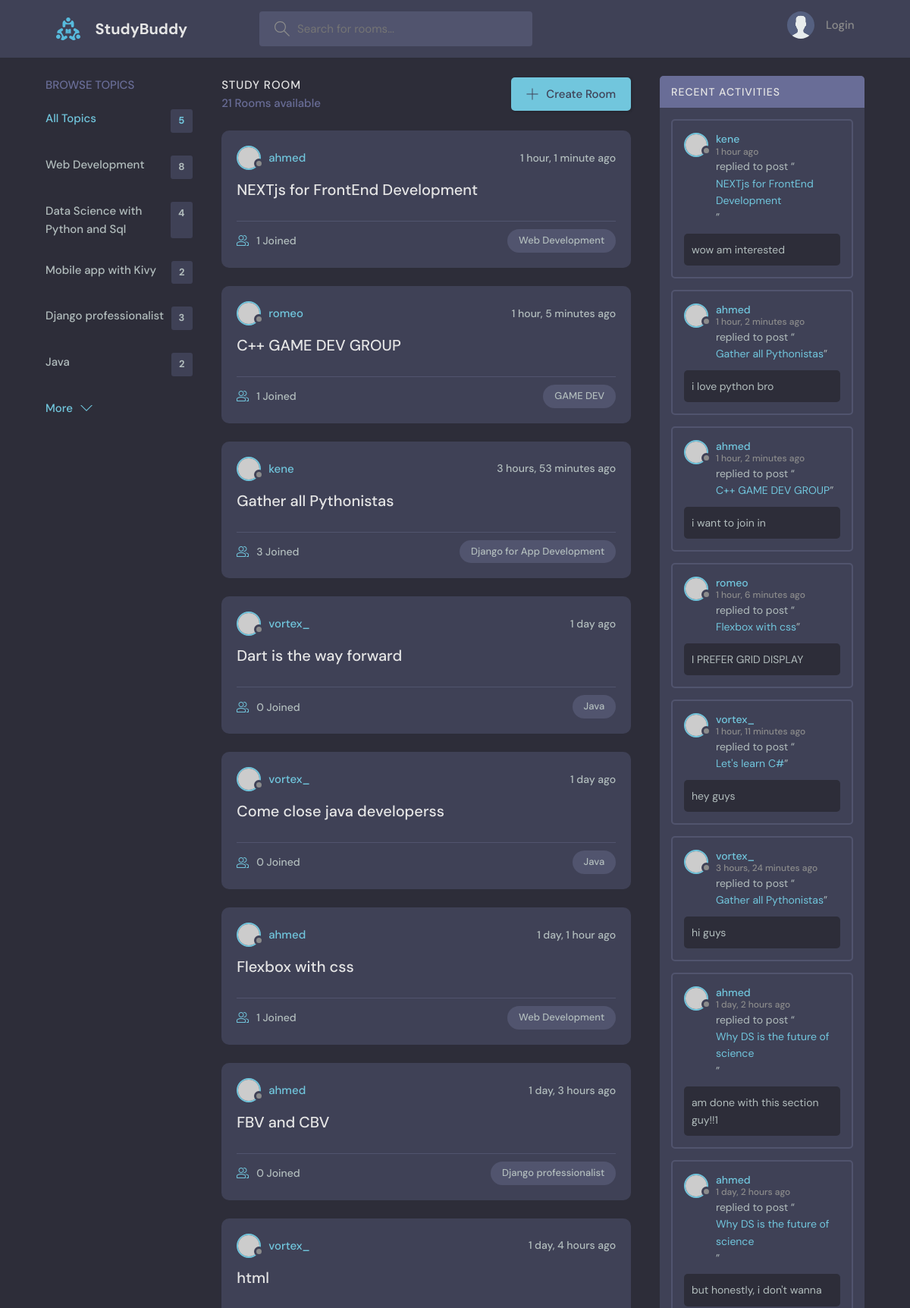
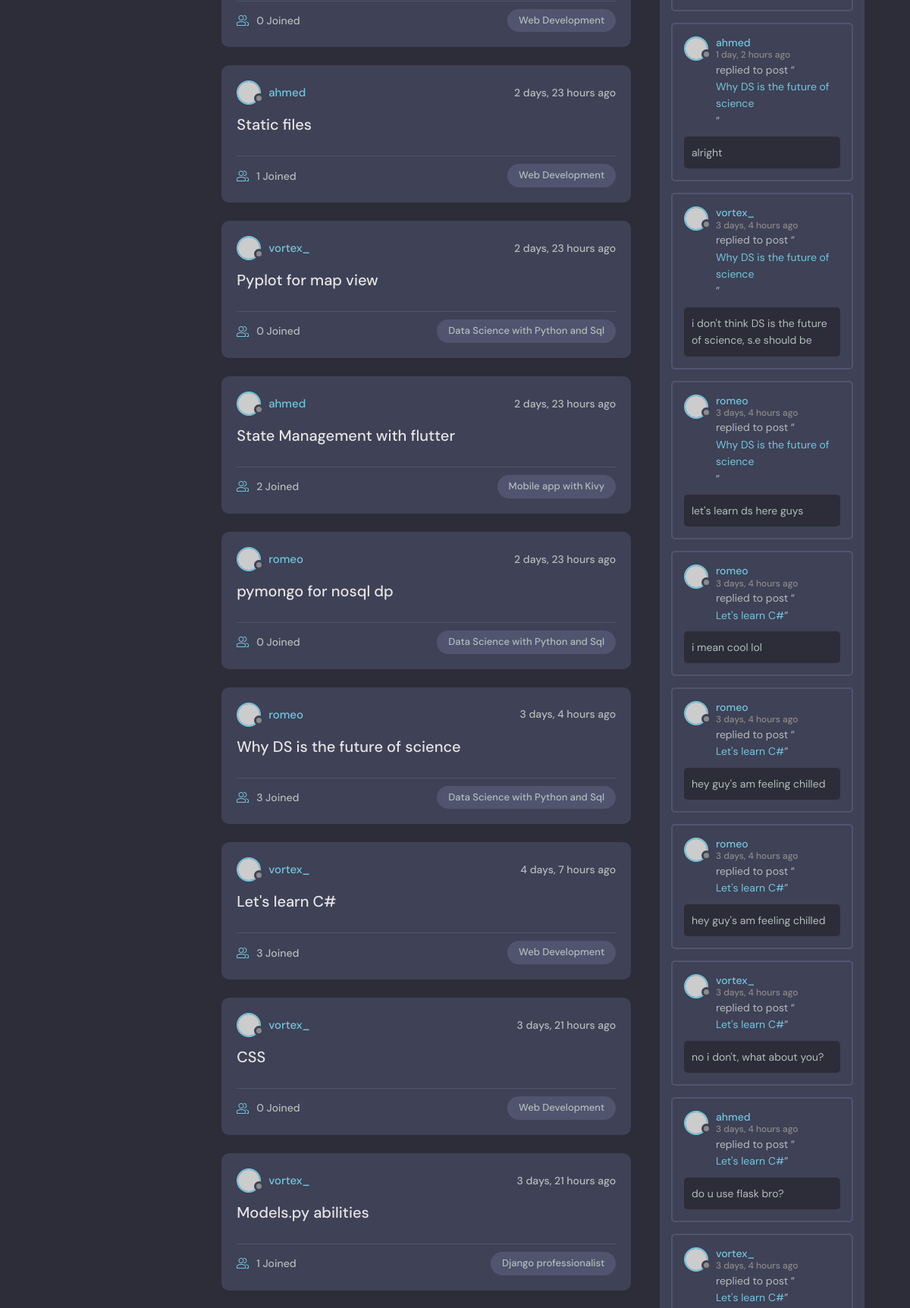
The page / (upper part) on the database its author committed (2 pictures, top to bottom).
### baseapp/models.py (models this page shows, shortened)
class Topic(models.Model):
    name = models.CharField(max_length=300)
    def __str__(self):
        return self.name

class Room(models.Model):
    host = models.ForeignKey(User, on_delete=models.SET_NULL, null=True)
    topic = models.ForeignKey(Topic, on_delete=models.SET_NULL, null=True)
    name = models.CharField(max_length=200)
    description = models.TextField(null=True, blank=True)
    created = models.DateTimeField(auto_now_add=True)
    updated = models.DateTimeField(auto_now=True)
    participants = models.ManyToManyField(User, related_name='participants', blank=True)
    class Meta:
        ordering = ['-updated', '-created']

class Message(models.Model):
    user = models.ForeignKey(User, on_delete=models.CASCADE)
    room = models.ForeignKey(Room, on_delete=models.CASCADE)
    body = models.TextField()
    created = models.DateTimeField(auto_now_add=True)
    updated = models.DateTimeField(auto_now=True)
    def __str__(self):
        return self.body[0:60]
    class Meta:
        ordering = ['-updated', '-created']

### baseapp/views.py (the view)
# urls.py: path("", views.home, name="home"),
def home(request):
    q = request.GET.get('q') if request.GET.get('q') != None else ''
    rooms = Room.objects.filter(
        Q(topic__name__icontains=q) |
        Q(description__icontains=q) |
        Q(name__icontains=q)
    )
    room_count = rooms.count()
    topics = Topic.objects.all() [0:5]
    room_messages = Message.objects.filter(Q(room__topic__name__icontains=q))
    context = {'rooms' : rooms, 'topics': topics, 'room_count': room_count, "room_messages": room_messages}
    return render(request, 'baseapp/index.html', context)

### baseapp/templates/baseapp/index.html (shortened to what this page needs)
{% extends 'main.html' %}
{%block content %}
    <main class="layout layout--3">
      <div class="container">
        <div class="topics">
          <div class="topics__header">
            <h2>Browse Topics</h2>
          </div>
          <ul class="topics__list">
            {%include 'baseapp/topics_component.html' %}
          </ul>
          <a class="btn btn--link" href="{%url 'topic' %}">
            More
            <svg version="1.1" xmlns="http://www.w3.org/2000/svg" width="32" height="32" viewBox="0 0 32 32">
              <title>chevron-down</title>
              <path d="M16 21l-13-13h-3l16 16 16-16h-3l-13 13z"></path>
            </svg>
          </a>
        </div>
        <div class="roomList">
          <div class="roomList__header">
            <div>
              <h2>Study Room</h2>
              <p> {{room_count}} Rooms available</p>
            </div>
            <a href="{%url 'create-room' %}"class="btn btn--main" href="create-room.html">
              <svg version="1.1" xmlns="http://www.w3.org/2000/svg" width="32" height="32" viewBox="0 0 32 32">
                <title>add</title>
                <path
                  d="M16.943 0.943h-1.885v14.115h-14.115v1.885h14.115v14.115h1.885v-14.115h14.115v-1.885h-14.115v-14.115z"
                ></path>
              </svg>
              Create Room
            </a>
          </div>
          {%include 'baseapp/feed_component.html' %}
        <div class="activities">
          <div class="activities__header">
            <h2>Recent Activities</h2>
            </div>
            {%include 'baseapp/activity_component.html' %}
        </div>
</main>
{%endblock content%}

### baseapp/templates/baseapp/topics_component.html
{%block content%}
{%if topics%}
    <li>
        <a href="{%url 'home' %}" class="active"> All Topics <span>{{topics.count}}</span></a>
    </li>
    {% for topic in topics%}
         <li>
            <a href="{% url 'home' %}?q={{topic.name}}"> {{topic.name}} <span>{{topic.room_set.all.count}}</span></a>
        </li>
    {%endfor%}
{%endif%}
{% endblock content%}

### baseapp/templates/baseapp/feed_component.html (shortened to what this page needs)
{% for room in rooms%}
<div class="roomListRoom">
            <div class="roomListRoom__header">
              <a href="{%url 'user-profile' room.host.id%}" class="roomListRoom__author">
                <div class="avatar avatar--small">
                  <img src="https://randomuser.me/api/portraits/women/11.jpg" />
                </div>
                <span>{{room.host.username}}</span>
              </a>
              <div class="roomListRoom__actions">
                <span>{{room.created | timesince }} ago</span>
              </div>
            </div>
            <div class="roomListRoom__content">
              <a href="{%url 'room' room.id%}">{{room.name}}</a>
            </div>
            <div class="roomListRoom__meta">
              <a href="{%url 'room' room.id %}" class="roomListRoom__joined">
                {{room.participants.all.count}} Joined
              </a>
              <p class="roomListRoom__topic">{{room.topic}}</p>
            </div>
          </div>
{%endfor%}
</div>

### baseapp/templates/baseapp/activity_component.html (shortened to what this page needs)
{% for message in room_messages%}
        <div class="activities__box">
            <div class="activities__boxHeader roomListRoom__header">
                <a href="{% url 'user-profile' message.user.id %}" class="roomListRoom__author">
                  <div class="avatar avatar--small">
                    <img src="https://randomuser.me/api/portraits/women/11.jpg" />
                  </div>
                  <p>
                    {{message.user.username}}
                    <span>{{message.created | timesince }} ago</span>
                  </p>
                </a>
              </div>
              <div class="activities__boxContent">
                <p>replied to post “<a href="{%url 'room' message.room.id%}">{{message.room.name}}</a>”</p>
                <div class="activities__boxRoomContent">
                  {{message}}
                </div>
            </div>
        </div>
{%endfor%}

### rows shown on the page
Topic: name "Web Development", room_set.all.count "8"
Topic: name "Data Science with Python and Sql", room_set.all.count "4"
Topic: name "Mobile app with Kivy", room_set.all.count "2"
Topic: name "Django professionalist", room_set.all.count "3"
Topic: name "Java", room_set.all.count "2"
Room: host.username "ahmed", created "1 hour, 1 minute", name "NEXTjs for FrontEnd Development", participants.all.count "1", topic "Web Development"
Room: host.username "romeo", created "1 hour, 5 minutes", name "C++ GAME DEV GROUP", participants.all.count "1", topic "GAME DEV"
Room: host.username "kene", created "3 hours, 53 minutes", name "Gather all Pythonistas", participants.all.count "3", topic "Django for App Development"
Room: host.username "vortex_", created "1 day", name "Dart is the way forward", participants.all.count "0", topic "Java"
Room: host.username "vortex_", created "1 day", name "Come close java developerss", participants.all.count "0", topic "Java"
Room: host.username "ahmed", created "1 day, 1 hour", name "Flexbox with css", participants.all.count "1", topic "Web Development"
Room: host.username "ahmed", created "1 day, 3 hours", name "FBV and CBV", participants.all.count "0", topic "Django professionalist"
Room: host.username "vortex_", created "1 day, 4 hours", name "html", participants.all.count "0", topic "Web Development"
Room: host.username "ahmed", created "2 days, 23 hours", name "Static files", participants.all.count "1", topic "Web Development"
Room: host.username "vortex_", created "2 days, 23 hours", name "Pyplot for map view", participants.all.count "0", topic "Data Science with Python and Sql"
Room: host.username "ahmed", created "2 days, 23 hours", name "State Management with flutter", participants.all.count "2", topic "Mobile app with Kivy"
Room: host.username "romeo", created "2 days, 23 hours", name "pymongo for nosql dp", participants.all.count "0", topic "Data Science with Python and Sql"
Room: host.username "romeo", created "3 days, 4 hours", name "Why DS is the future of science", participants.all.count "3", topic "Data Science with Python and Sql"
Room: host.username "vortex_", created "4 days, 7 hours", name "Let's learn C#", participants.all.count "3", topic "Web Development"
Room: host.username "vortex_", created "3 days, 21 hours", name "CSS", participants.all.count "0", topic "Web Development"
Room: host.username "vortex_", created "3 days, 21 hours", name "Models.py abilities", participants.all.count "1", topic "Django professionalist"
Message: user.username "kene", created "1 hour", room.name "NEXTjs for FrontEnd Development", body "wow am interested"
Message: user.username "ahmed", created "1 hour, 2 minutes", room.name "Gather all Pythonistas", body "i love python bro"
Message: user.username "ahmed", created "1 hour, 2 minutes", room.name "C++ GAME DEV GROUP", body "i want to join in"
Message: user.username "romeo", created "1 hour, 6 minutes", room.name "Flexbox with css", body "I PREFER GRID DISPLAY"
Message: user.username "vortex_", created "1 hour, 11 minutes", room.name "Let's learn C#", body "hey guys"
Message: user.username "vortex_", created "3 hours, 24 minutes", room.name "Gather all Pythonistas", body "hi guys"
Message: user.username "ahmed", created "1 day, 2 hours", room.name "Why DS is the future of science", body "am done with this section guy!!1"
Message: user.username "ahmed", created "1 day, 2 hours", room.name "Why DS is the future of science", body "but honestly, i don't wanna"
Message: user.username "ahmed", created "1 day, 2 hours", room.name "Why DS is the future of science", body "alright"
Message: user.username "vortex_", created "3 days, 4 hours", room.name "Why DS is the future of science", body "i don't think DS is the future of science, s.e should be"
Message: user.username "romeo", created "3 days, 4 hours", room.name "Why DS is the future of science", body "let's learn ds here guys"
Message: user.username "romeo", created "3 days, 4 hours", room.name "Let's learn C#", body "i mean cool lol"
Message: user.username "romeo", created "3 days, 4 hours", room.name "Let's learn C#", body "hey guy's am feeling chilled"
Message: user.username "romeo", created "3 days, 4 hours", room.name "Let's learn C#", body "hey guy's am feeling chilled"
Message: user.username "vortex_", created "3 days, 4 hours", room.name "Let's learn C#", body "no i don't, what about you?"
Message: user.username "ahmed", created "3 days, 4 hours", room.name "Let's learn C#", body "do u use flask bro?"
Message: user.username "vortex_", created "3 days, 4 hours", room.name "Let's learn C#"

### other values the page prints
{{ topics.count }} "5"
{{ room_count }} "21"
